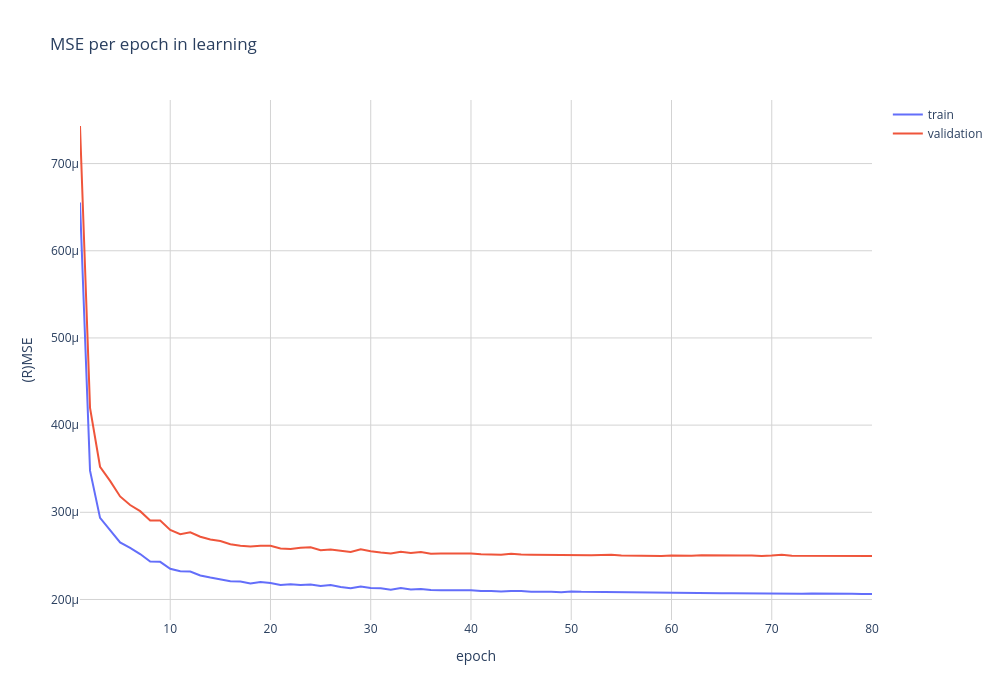

The cell this chart's notebook holds for it:
### Markdown cell above
## Results

### Convergence plot

### Code cell
epoch_list = np.arange(1, len(train_list)+1)

fig = go.Figure()

fig.add_trace(go.Scatter(
    x=epoch_list,
    y=train_list,
    name="train"       # this sets its legend entry
))


fig.add_trace(go.Scatter(
    x=epoch_list,
    y=test_list,
    name="validation"       # this sets its legend entry
))

fig.update_layout(
    title="MSE per epoch in learning",
    xaxis_title="epoch",
    yaxis_title="MSE",
     xaxis = dict(
        title = 'epoch',
        gridcolor='lightgrey'),
    yaxis = dict(
        title = '(R)MSE',
        gridcolor='lightgrey'), 
    paper_bgcolor='rgba(0,0,0,0)',
    plot_bgcolor='rgba(0,0,0,0)',
    width=1000,
    height=700
)

fig.show()
